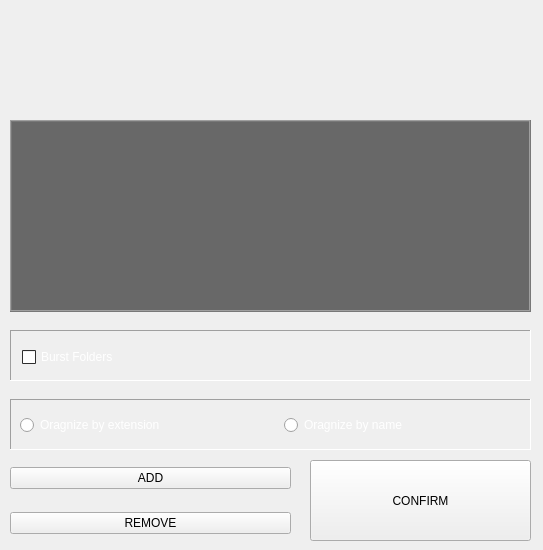
<?xml version="1.0" encoding="UTF-8"?>
<ui version="4.0">
 <class>MainWindow</class>
 <widget class="QMainWindow" name="MainWindow">
  <property name="geometry">
   <rect>
    <x>0</x>
    <y>0</y>
    <width>543</width>
    <height>550</height>
   </rect>
  </property>
  <property name="windowTitle">
   <string>MainWindow</string>
  </property>
  <widget class="QWidget" name="centralwidget">
   <widget class="QWidget" name="verticalLayoutWidget">
    <property name="geometry">
     <rect>
      <x>10</x>
      <y>450</y>
      <width>281</width>
      <height>101</height>
     </rect>
    </property>
    <layout class="QVBoxLayout" name="verticalLayout">
     <item>
      <widget class="QPushButton" name="pushButton">
       <property name="text">
        <string>ADD</string>
       </property>
      </widget>
     </item>
     <item>
      <widget class="QPushButton" name="pushButton_2">
       <property name="text">
        <string>REMOVE</string>
       </property>
      </widget>
     </item>
    </layout>
   </widget>
   <widget class="QPushButton" name="pushButton_3">
    <property name="geometry">
     <rect>
      <x>310</x>
      <y>460</y>
      <width>221</width>
      <height>81</height>
     </rect>
    </property>
    <property name="text">
     <string>CONFIRM</string>
    </property>
   </widget>
   <widget class="QLabel" name="label">
    <property name="geometry">
     <rect>
      <x>20</x>
      <y>20</y>
      <width>341</width>
      <height>81</height>
     </rect>
    </property>
    <property name="text">
     <string/>
    </property>
    <property name="pixmap">
     <pixmap>../img_data/xdasd.png</pixmap>
    </property>
    <property name="scaledContents">
     <bool>true</bool>
    </property>
   </widget>
   <widget class="QLabel" name="label_6">
    <property name="geometry">
     <rect>
      <x>-130</x>
      <y>0</y>
      <width>1181</width>
      <height>611</height>
     </rect>
    </property>
    <property name="text">
     <string/>
    </property>
    <property name="pixmap">
     <pixmap>../img_data/werwer.png</pixmap>
    </property>
    <property name="scaledContents">
     <bool>true</bool>
    </property>
   </widget>
   <widget class="QWidget" name="horizontalLayoutWidget_2">
    <property name="geometry">
     <rect>
      <x>20</x>
      <y>400</y>
      <width>521</width>
      <height>51</height>
     </rect>
    </property>
    <layout class="QHBoxLayout" name="horizontalLayout_2">
     <item>
      <widget class="QRadioButton" name="radioButton_2">
       <property name="palette">
        <palette>
         <active>
          <colorrole role="WindowText">
           <brush brushstyle="SolidPattern">
            <color alpha="255">
             <red>255</red>
             <green>255</green>
             <blue>255</blue>
            </color>
           </brush>
          </colorrole>
         </active>
         <inactive>
          <colorrole role="WindowText">
           <brush brushstyle="SolidPattern">
            <color alpha="255">
             <red>255</red>
             <green>255</green>
             <blue>255</blue>
            </color>
           </brush>
          </colorrole>
         </inactive>
         <disabled>
          <colorrole role="WindowText">
           <brush brushstyle="SolidPattern">
            <color alpha="255">
             <red>120</red>
             <green>120</green>
             <blue>120</blue>
            </color>
           </brush>
          </colorrole>
         </disabled>
        </palette>
       </property>
       <property name="font">
        <font>
         <pointsize>9</pointsize>
        </font>
       </property>
       <property name="text">
        <string>Oragnize by extension</string>
       </property>
      </widget>
     </item>
     <item>
      <widget class="QRadioButton" name="radioButton">
       <property name="palette">
        <palette>
         <active>
          <colorrole role="WindowText">
           <brush brushstyle="SolidPattern">
            <color alpha="255">
             <red>255</red>
             <green>255</green>
             <blue>255</blue>
            </color>
           </brush>
          </colorrole>
         </active>
         <inactive>
          <colorrole role="WindowText">
           <brush brushstyle="SolidPattern">
            <color alpha="255">
             <red>255</red>
             <green>255</green>
             <blue>255</blue>
            </color>
           </brush>
          </colorrole>
         </inactive>
         <disabled>
          <colorrole role="WindowText">
           <brush brushstyle="SolidPattern">
            <color alpha="255">
             <red>120</red>
             <green>120</green>
             <blue>120</blue>
            </color>
           </brush>
          </colorrole>
         </disabled>
        </palette>
       </property>
       <property name="font">
        <font>
         <pointsize>9</pointsize>
        </font>
       </property>
       <property name="text">
        <string>Oragnize by name</string>
       </property>
      </widget>
     </item>
    </layout>
   </widget>
   <widget class="QListView" name="listView">
    <property name="geometry">
     <rect>
      <x>10</x>
      <y>120</y>
      <width>521</width>
      <height>192</height>
     </rect>
    </property>
    <property name="palette">
     <palette>
      <active>
       <colorrole role="Light">
        <brush brushstyle="SolidPattern">
         <color alpha="255">
          <red>120</red>
          <green>120</green>
          <blue>120</blue>
         </color>
        </brush>
       </colorrole>
       <colorrole role="Base">
        <brush brushstyle="SolidPattern">
         <color alpha="255">
          <red>104</red>
          <green>104</green>
          <blue>104</blue>
         </color>
        </brush>
       </colorrole>
       <colorrole role="NoRole">
        <brush brushstyle="SolidPattern">
         <color alpha="255">
          <red>202</red>
          <green>202</green>
          <blue>202</blue>
         </color>
        </brush>
       </colorrole>
       <colorrole role="PlaceholderText">
        <brush brushstyle="SolidPattern">
         <color alpha="128">
          <red>167</red>
          <green>167</green>
          <blue>167</blue>
         </color>
        </brush>
       </colorrole>
      </active>
      <inactive>
       <colorrole role="Light">
        <brush brushstyle="SolidPattern">
         <color alpha="255">
          <red>120</red>
          <green>120</green>
          <blue>120</blue>
         </color>
        </brush>
       </colorrole>
       <colorrole role="Base">
        <brush brushstyle="SolidPattern">
         <color alpha="255">
          <red>104</red>
          <green>104</green>
          <blue>104</blue>
         </color>
        </brush>
       </colorrole>
       <colorrole role="NoRole">
        <brush brushstyle="SolidPattern">
         <color alpha="255">
          <red>0</red>
          <green>0</green>
          <blue>0</blue>
         </color>
        </brush>
       </colorrole>
       <colorrole role="PlaceholderText">
        <brush brushstyle="SolidPattern">
         <color alpha="128">
          <red>167</red>
          <green>167</green>
          <blue>167</blue>
         </color>
        </brush>
       </colorrole>
      </inactive>
      <disabled>
       <colorrole role="Light">
        <brush brushstyle="SolidPattern">
         <color alpha="255">
          <red>120</red>
          <green>120</green>
          <blue>120</blue>
         </color>
        </brush>
       </colorrole>
       <colorrole role="Base">
        <brush brushstyle="SolidPattern">
         <color alpha="255">
          <red>240</red>
          <green>240</green>
          <blue>240</blue>
         </color>
        </brush>
       </colorrole>
       <colorrole role="NoRole">
        <brush brushstyle="SolidPattern">
         <color alpha="255">
          <red>0</red>
          <green>0</green>
          <blue>0</blue>
         </color>
        </brush>
       </colorrole>
       <colorrole role="PlaceholderText">
        <brush brushstyle="SolidPattern">
         <color alpha="128">
          <red>167</red>
          <green>167</green>
          <blue>167</blue>
         </color>
        </brush>
       </colorrole>
      </disabled>
     </palette>
    </property>
    <property name="autoFillBackground">
     <bool>false</bool>
    </property>
    <property name="frameShape">
     <enum>QFrame::Box</enum>
    </property>
    <property name="editTriggers">
     <set>QAbstractItemView::NoEditTriggers</set>
    </property>
   </widget>
   <widget class="QFrame" name="frame">
    <property name="geometry">
     <rect>
      <x>10</x>
      <y>399</y>
      <width>521</width>
      <height>51</height>
     </rect>
    </property>
    <property name="frameShape">
     <enum>QFrame::Panel</enum>
    </property>
    <property name="frameShadow">
     <enum>QFrame::Sunken</enum>
    </property>
   </widget>
   <widget class="QFrame" name="frame_2">
    <property name="geometry">
     <rect>
      <x>10</x>
      <y>330</y>
      <width>521</width>
      <height>51</height>
     </rect>
    </property>
    <property name="palette">
     <palette>
      <active>
       <colorrole role="Base">
        <brush brushstyle="SolidPattern">
         <color alpha="255">
          <red>255</red>
          <green>255</green>
          <blue>255</blue>
         </color>
        </brush>
       </colorrole>
       <colorrole role="Window">
        <brush brushstyle="SolidPattern">
         <color alpha="255">
          <red>58</red>
          <green>58</green>
          <blue>58</blue>
         </color>
        </brush>
       </colorrole>
      </active>
      <inactive>
       <colorrole role="Base">
        <brush brushstyle="SolidPattern">
         <color alpha="255">
          <red>255</red>
          <green>255</green>
          <blue>255</blue>
         </color>
        </brush>
       </colorrole>
       <colorrole role="Window">
        <brush brushstyle="SolidPattern">
         <color alpha="255">
          <red>58</red>
          <green>58</green>
          <blue>58</blue>
         </color>
        </brush>
       </colorrole>
      </inactive>
      <disabled>
       <colorrole role="Base">
        <brush brushstyle="SolidPattern">
         <color alpha="255">
          <red>58</red>
          <green>58</green>
          <blue>58</blue>
         </color>
        </brush>
       </colorrole>
       <colorrole role="Window">
        <brush brushstyle="SolidPattern">
         <color alpha="255">
          <red>58</red>
          <green>58</green>
          <blue>58</blue>
         </color>
        </brush>
       </colorrole>
      </disabled>
     </palette>
    </property>
    <property name="frameShape">
     <enum>QFrame::Panel</enum>
    </property>
    <property name="frameShadow">
     <enum>QFrame::Sunken</enum>
    </property>
    <widget class="QCheckBox" name="checkBox">
     <property name="geometry">
      <rect>
       <x>12</x>
       <y>17</y>
       <width>111</width>
       <height>20</height>
      </rect>
     </property>
     <property name="palette">
      <palette>
       <active>
        <colorrole role="WindowText">
         <brush brushstyle="SolidPattern">
          <color alpha="255">
           <red>255</red>
           <green>255</green>
           <blue>255</blue>
          </color>
         </brush>
        </colorrole>
       </active>
       <inactive>
        <colorrole role="WindowText">
         <brush brushstyle="SolidPattern">
          <color alpha="255">
           <red>255</red>
           <green>255</green>
           <blue>255</blue>
          </color>
         </brush>
        </colorrole>
       </inactive>
       <disabled>
        <colorrole role="WindowText">
         <brush brushstyle="SolidPattern">
          <color alpha="255">
           <red>120</red>
           <green>120</green>
           <blue>120</blue>
          </color>
         </brush>
        </colorrole>
       </disabled>
      </palette>
     </property>
     <property name="font">
      <font>
       <pointsize>9</pointsize>
      </font>
     </property>
     <property name="text">
      <string>Burst Folders</string>
     </property>
    </widget>
   </widget>
   <zorder>label_6</zorder>
   <zorder>verticalLayoutWidget</zorder>
   <zorder>pushButton_3</zorder>
   <zorder>label</zorder>
   <zorder>horizontalLayoutWidget_2</zorder>
   <zorder>listView</zorder>
   <zorder>frame</zorder>
   <zorder>frame_2</zorder>
  </widget>
 </widget>
 <resources/>
 <connections/>
</ui>
